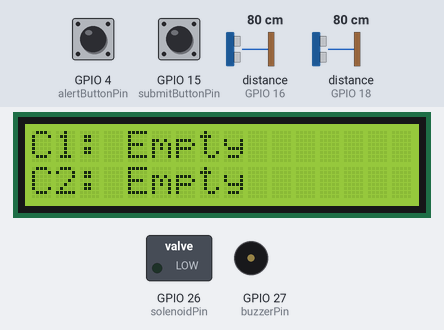
Recording of a sketch running on a simulated ESP32. Shown: 16×2 character LCD, switched loads named in the sketch (green lamp = pin HIGH), buzzer (waves = sounding, pin HIGH). Wiring (inferred from the names in the program): 2 × ultrasonic range finder: trigger GPIO 5, echo GPIO 18 / trigger GPIO 17, echo GPIO 16. The test bench sets the inputs (shaded band); at power-on: distance to the obstacle (sensors on GPIO 16, GPIO 18) 80 cm, GPIO 4 (alertButtonPin) HIGH, GPIO 15 (submitButtonPin) HIGH. The echo pulse lasts 58.3 µs per cm; WiFi joins after 1.5 s; servers stay silent unless stated; uploads are accepted with an empty reply; pins used as bus, display or sensor lines are not drawn; what the sketch prints to the serial monitor is not drawn.

Above: at 5.2 s.
5.3 s: distance to the obstacle (sensor on GPIO 16) set to 12 cm
7.5 s: distance to the obstacle (sensor on GPIO 16) set to 9 cm
At 10.7 s:
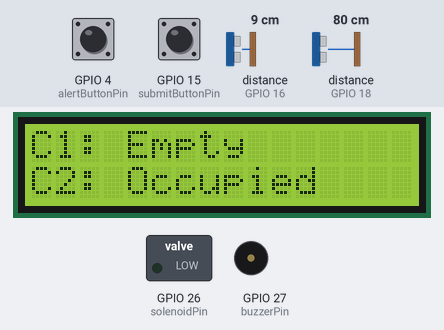
11.0 s: distance to the obstacle (sensor on GPIO 16) set to 18 cm
At 13.9 s:
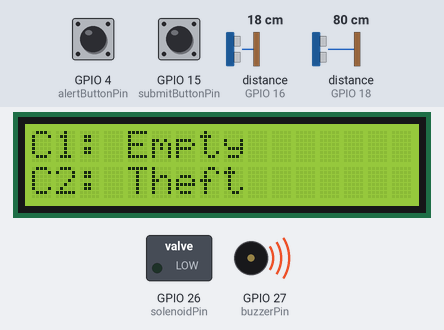
14.2 s: distance to the obstacle (sensor on GPIO 18) set to 12 cm
17.2 s: distance to the obstacle (sensor on GPIO 18) set to 9 cm
At 19.7 s:
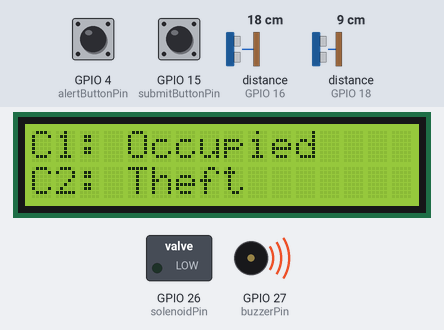
20.7 s: distance to the obstacle (sensor on GPIO 18) set to 18 cm
At 23.1 s:
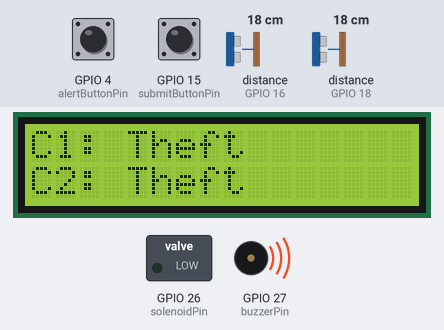
Timing chart, 0 to 24.6 s (numbered marks = the images above; inputs shaded):
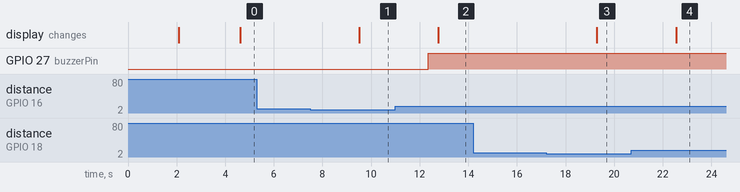

The sketch:

parcel-iot.ino
```cpp
#include <WiFi.h>
#include <HTTPClient.h>
#include <Wire.h>
#include <LiquidCrystal_I2C.h>
#include <ArduinoJson.h>

// Wi-Fi credentials
const char WIFI_SSID[] = "Adrian";     // CHANGE IT
const char WIFI_PASSWORD[] = "eds1234567";         // CHANGE IT

// Server settings
String HOST_NAME = "http://172.20.10.2";
String PATH_NAME = "parcel-box/index.php";                  // Your PHP file name
String SERVER_URL = HOST_NAME + "/" + PATH_NAME;

// LCD setup
LiquidCrystal_I2C lcd(0x27, 16, 2);

// Ultrasonic sensor pins
const int trigPin1 = 5, echoPin1 = 18;
const int trigPin2 = 17, echoPin2 = 16;

// Button and actuator pins
const int alertButtonPin = 4;
const int submitButtonPin = 15;
const int solenoidPin = 26;
const int buzzerPin = 27;

// Threshold
const float PARCEL_THRESHOLD = 10.0;

// States
float distance1, distance2;
bool isParcelDetected1, isParcelDetected2;
bool isSecurityModeActivated1 = false;
bool isSecurityModeActivated2 = false;
bool isPermissionAllowed;
bool isResetPressed;
String status1, status2;

// ---------- Function Declarations ----------

float getDistance(int trigPin, int echoPin) {
    digitalWrite(trigPin, LOW); delayMicroseconds(2);
    digitalWrite(trigPin, HIGH); delayMicroseconds(10);
    digitalWrite(trigPin, LOW);
    long duration = pulseIn(echoPin, HIGH);
    return duration * 0.0343 / 2;
}

String determineStatus(bool isSecurityMode, bool isParcelDetected, bool isPermissionAllowed) {
    if (!isSecurityMode && !isParcelDetected) return "Empty";
    if (!isSecurityMode && isParcelDetected) return "Occupied";
    if (isSecurityMode && !isParcelDetected && !isPermissionAllowed) return "Theft";
    if (isSecurityMode && !isParcelDetected && isPermissionAllowed) return "Retrieved";
    if (isSecurityMode && isParcelDetected) return "Occupied";
    return "Error";
}

void sendToServer(String compId, float dist, bool detected, bool security, String status, String eventType, bool permission, bool reset) {
    if (WiFi.status() == WL_CONNECTED) {
        HTTPClient http;
        http.begin(SERVER_URL);
        http.addHeader("Content-Type", "application/x-www-form-urlencoded");

        String postData = "compartment_id=" + compId +
                          "&distance_cm=" + String(dist, 2) +
                          "&is_parcel_detected=" + String(detected ? "true" : "false") +
                          "&is_security_mode=" + String(security ? "true" : "false") +
                          "&status=" + status +
                          "&event_type=" + eventType +
                          "&permission_granted=" + String(permission ? "true" : "false") +
                          "&reset_triggered=" + String(reset ? "true" : "false");

        int httpCode = http.POST(postData);
        String response = http.getString();

        Serial.print("HTTP Response code: ");
        Serial.println(httpCode);
        Serial.println("Server response: " + response);
        http.end();
    } else {
        Serial.println("WiFi not connected.");
    }
}

void updateControlFlag(String flagType) {
    if (WiFi.status() == WL_CONNECTED) {
        HTTPClient http;
        http.begin(SERVER_URL);
        http.addHeader("Content-Type", "application/x-www-form-urlencoded");

        String action = (flagType == "submitted_delivery") ? "toggle_submitted_delivery" :
                        (flagType == "alert_user") ? "toggle_alert_user" : "";
        if (action == "") return; // Invalid flag type

        String postData = "action=" + action + "&value=on";

        int httpCode = http.POST(postData);
        String response = http.getString();

        Serial.print("Flag Update HTTP Code: ");
        Serial.println(httpCode);
        Serial.println("Flag Update Response: " + response);

        http.end();
    } else {
        Serial.println("WiFi not connected - cannot update control flag.");
    }
}


// ---------- Setup ----------

void setup() {
    Serial.begin(115200);

    // Init pins
    pinMode(trigPin1, OUTPUT); pinMode(echoPin1, INPUT);
    pinMode(trigPin2, OUTPUT); pinMode(echoPin2, INPUT);
    pinMode(alertButtonPin, INPUT_PULLUP);
    pinMode(submitButtonPin, INPUT_PULLUP);
    pinMode(solenoidPin, OUTPUT);
    pinMode(buzzerPin, OUTPUT);

    digitalWrite(solenoidPin, LOW); // Locked by default
    digitalWrite(buzzerPin, LOW);

    // Init LCD
    lcd.init(); lcd.backlight(); lcd.clear();
    lcd.setCursor(0, 0); lcd.print("System Starting...");
    delay(2000); lcd.clear();

    // Connect Wi-Fi
    WiFi.begin(WIFI_SSID, WIFI_PASSWORD);
    Serial.print("Connecting to WiFi");
    while (WiFi.status() != WL_CONNECTED) {
        delay(500); Serial.print(".");
    }
    Serial.println("\nConnected!");

    // Initial event log
    sendToServer("C1", 0.0, false, false, "Empty", "system_startup", false, false);
    sendToServer("C2", 0.0, false, false, "Empty", "system_startup", false, false);
}

// ---------- Loop ----------

void loop() {
    // Read sensors
    distance1 = getDistance(trigPin1, echoPin1);
    distance2 = getDistance(trigPin2, echoPin2);

    isParcelDetected1 = distance1 < PARCEL_THRESHOLD;
    isParcelDetected2 = distance2 < PARCEL_THRESHOLD;

    if (isParcelDetected1) isSecurityModeActivated1 = true;
    if (isParcelDetected2) isSecurityModeActivated2 = true;

    if (WiFi.status() == WL_CONNECTED) {
        HTTPClient http;
        http.begin(SERVER_URL + "?get_control_flags=1"); // Properly formatted URL
        int httpCode = http.GET();

        if (httpCode == 200) {
            String response = http.getString();
            Serial.println("Control Response: " + response);

            DynamicJsonDocument doc(1024);
            DeserializationError error = deserializeJson(doc, response);
            if (!error) {
                isPermissionAllowed = doc["permission_granted"];
                isResetPressed = doc["reset_triggered"];
            } else {
                Serial.println("Failed to parse control JSON.");
            }
        } else {
            Serial.printf("GET request failed, error: %s\n", http.errorToString(httpCode).c_str());
        }
        http.end();
    } else {
        Serial.println("WiFi not connected.");
    }


    // Reset logic
    if (isResetPressed || isPermissionAllowed) {
        isSecurityModeActivated1 = false;
        isSecurityModeActivated2 = false;
        Serial.println("Security reset triggered.");
    }

    // Handle button press to update flags
    if (digitalRead(submitButtonPin) == LOW) {
        Serial.println("Submit button pressed.");
        updateControlFlag("submitted_delivery");
        delay(500); // Debounce delay
    }

    if (digitalRead(alertButtonPin) == LOW) {
        Serial.println("Alert button pressed.");
        updateControlFlag("alert_user");
        delay(500); // Debounce delay
    }


    // Solenoid
    digitalWrite(solenoidPin, isPermissionAllowed ? HIGH : LOW);
    Serial.println(isPermissionAllowed ? "Solenoid: OPEN" : "Solenoid: LOCKED");

    // Status
    status1 = determineStatus(isSecurityModeActivated1, isParcelDetected1, isPermissionAllowed);
    status2 = determineStatus(isSecurityModeActivated2, isParcelDetected2, isPermissionAllowed);

    // Buzzer
    if (status1 == "Theft" || status2 == "Theft") {
        digitalWrite(buzzerPin, HIGH);
        Serial.println("Buzzer ON - Theft Detected");
    } else {
        digitalWrite(buzzerPin, LOW);
    }

    // Log to Server
    sendToServer("C1", distance1, isParcelDetected1, isSecurityModeActivated1, status1,
                (status1 == "Theft") ? "theft_alert" :
                (isParcelDetected1 ? "parcel_detected" : "parcel_removed"),
                isPermissionAllowed, isResetPressed);

    sendToServer("C2", distance2, isParcelDetected2, isSecurityModeActivated2, status2,
                (status2 == "Theft") ? "theft_alert" :
                (isParcelDetected2 ? "parcel_detected" : "parcel_removed"),
                isPermissionAllowed, isResetPressed);

    // LCD
    lcd.clear();
    lcd.setCursor(0, 0); lcd.print("C1: "); lcd.print(status1);
    lcd.setCursor(0, 1); lcd.print("C2: "); lcd.print(status2);

    delay(1000);
}
```

Measured:
- the behaviour switches between 11 and 10 cm on distance to the obstacle (sensor on GPIO 16) (found by bisection; images 0 and 1)
- the behaviour switches between 11 and 10 cm on distance to the obstacle (sensor on GPIO 18) (found by bisection; images 2 and 3)
- after the input at 5.3 s, every drawn part: stays the same
- after the input at 7.5 s, the display: changes after 2.0 s (image 1)
- after the input at 11.0 s, GPIO 27 (buzzerPin): LOW → HIGH after 1.3 s; the display: changes after 1.8 s (image 2)
- after the input at 14.2 s, every drawn part: stays the same
- after the input at 17.2 s, the display: changes after 2.1 s (image 3)
- after the input at 20.7 s, the display: changes after 1.8 s (image 4)
